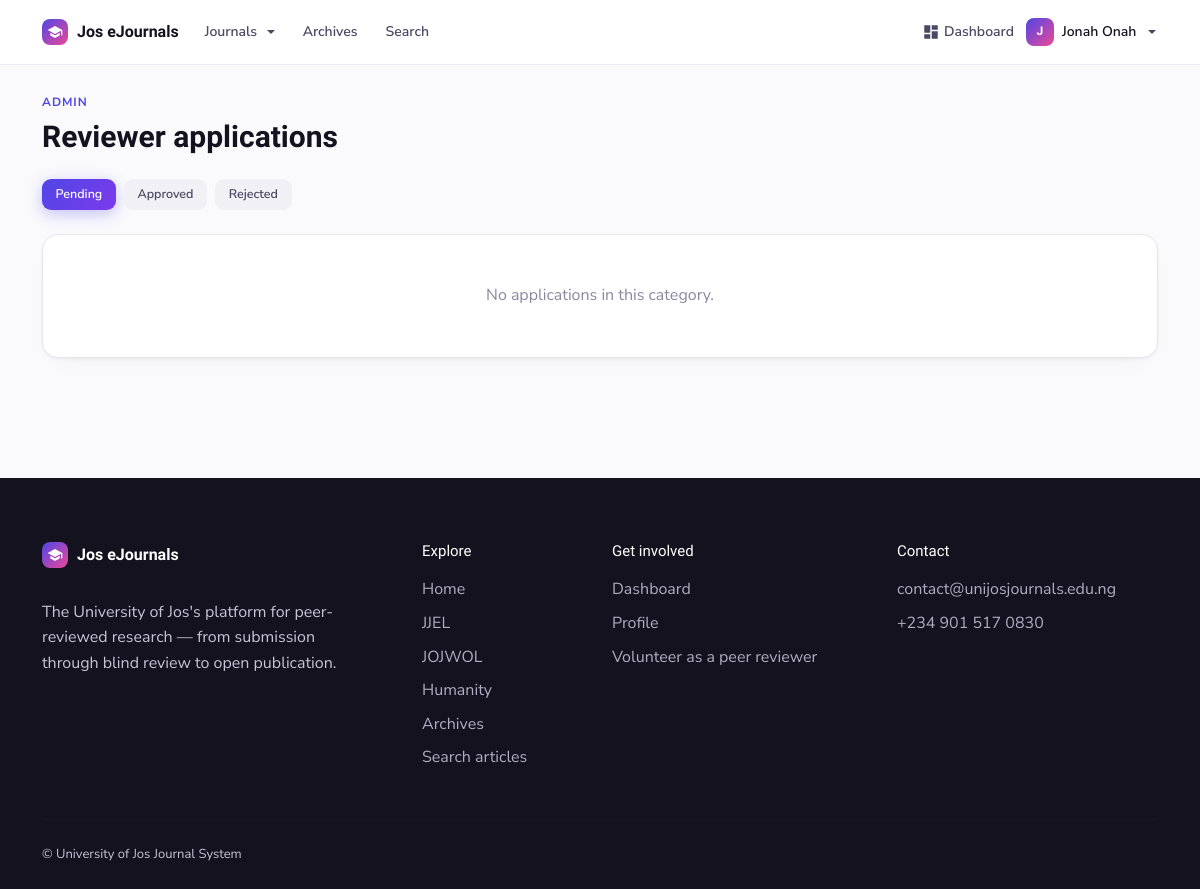
/manage/reviewer-applications/ (signed in), run on the app's committed database.
### journalapp/models.py (models this page shows, shortened)
class SiteSettings(models.Model):
    site_title = models.CharField(max_length=100, default="University of Jos Journal System")
    site_description = models.TextField(blank=True)
    logo = models.ImageField(upload_to='site_images', blank=True, null=True)
    favicon = models.ImageField(upload_to='site_images', blank=True, null=True)
    primary_color = models.CharField(max_length=20, default="#007bff")
    secondary_color = models.CharField(max_length=20, default="#6c757d")
    footer_text = models.TextField(default="© University of Jos Journal System")
    contact_email = models.EmailField(default="contact@unijosjournals.edu.ng")
    contact_phone = models.CharField(max_length=20, blank=True)
    facebook_url = models.URLField(blank=True)
    twitter_url = models.URLField(blank=True)
    instagram_url = models.URLField(blank=True)
    linkedin_url = models.URLField(blank=True)
    class Meta:
        verbose_name = "Site Settings"
        verbose_name_plural = "Site Settings"

class CustomUser(AbstractBaseUser, PermissionsMixin):
    email = models.EmailField(unique=True)
    first_name = models.CharField(max_length=30, blank=True)
    last_name = models.CharField(max_length=30, blank=True)
    is_active = models.BooleanField(default=True)
    is_staff = models.BooleanField(default=False)
    date_joined = models.DateTimeField(default=timezone.now)
    objects = CustomUserManager()
    USERNAME_FIELD = 'email'
    REQUIRED_FIELDS = []
    class Meta:
        verbose_name = 'User'
        verbose_name_plural = 'Users'
    def get_full_name(self):
        return f"{self.first_name} {self.last_name}".strip()

class Journal(models.Model):
    name = models.CharField(max_length=200)
    slug = models.SlugField(
        max_length=80, unique=True,
        help_text="Used in the journal's web address, e.g. 'jjel'."
    )
    abbreviation = models.CharField(
        max_length=20, blank=True,
        help_text="Short form, e.g. 'JJEL'. Shown on the journal card when no logo is set."
    )
    tagline = models.CharField(
        max_length=255, blank=True,
        help_text="One line shown under the journal name."
    )
    description = RichTextField(blank=True)
    about = RichTextField(
        blank=True,
        help_text="Aims and scope — the main text on the journal's home page."
    )
    logo = models.ImageField(
        upload_to='journal_logos', blank=True, null=True,
        help_text="Square-ish logo used on the journal cards."
    )
    cover_image = models.ImageField(upload_to='journal_covers', blank=True, null=True)
    issn_print = models.CharField(max_length=20, blank=True, verbose_name="ISSN (Print)")
    issn_online = models.CharField(max_length=20, blank=True, verbose_name="ISSN (Online)")
    published_by = models.CharField(
        max_length=255, blank=True,
        help_text="e.g. 'Department of English, University of Jos'."
    )
    contact_email = models.EmailField(blank=True)
    department = models.ForeignKey(
        Department, on_delete=models.SET_NULL, null=True, blank=True,
        related_name='journals',
        help_text="Optional internal grouping. Not shown to visitors."
    )
    order = models.PositiveIntegerField(
        default=0, help_text="Controls the order journals appear in on the home page."
    )
    is_active = models.BooleanField(
        default=True, help_text="Untick to hide this journal from the public site."
    )
    class Meta:
        ordering = ['order', 'name']

### journalapp/reviewer_views.py (the view)
# urls.py: path('manage/reviewer-applications/', reviewer_views.reviewer_applications_list, name='reviewer_applications_list'),
@journal_staff_required(roles=WORKFLOW_ROLES, lookup='none')
def reviewer_applications_list(request):
    applications = ReviewerApplication.objects.all().prefetch_related('journals_of_interest')
    status_filter = request.GET.get('status', 'pending')
    if status_filter in dict(ReviewerApplication.STATUS_CHOICES):
        applications = applications.filter(status=status_filter)
    return render(request, 'reviewers/applications_list.html', {
        'applications': applications,
        'status_filter': status_filter,
        'status_choices': ReviewerApplication.STATUS_CHOICES,
        'pending_count': ReviewerApplication.objects.filter(status='pending').count(),
    })

### journalapp/context_processors.py (called while the page is built)
def site_settings(request):
    try:
        settings = SiteSettings.objects.first()
        if not settings:
            settings = SiteSettings.objects.create()
    except:
        settings = None
    return {'site_settings': settings}

def journal_roles(request):
    user = getattr(request, 'user', None)
    if not (user and user.is_authenticated):
        return {'can_manage_journals': False, 'can_manage_journal_content': False}
    return {
        'can_manage_journals': can_manage_any_journal(user, roles=WORKFLOW_ROLES),
        'can_manage_journal_content': can_manage_any_journal(user, roles=CONTENT_ROLES),
    }

def nav_journals(request):
    return {
        'nav_journals': Journal.objects.filter(is_active=True).only(
            'name', 'slug', 'abbreviation'
        )
    }

### journalapp/permissions.py (called while the page is built, shortened)
def is_site_admin(user):
    return bool(
        user
        and user.is_authenticated
        and (user.is_superuser or user.is_staff)
    )

def can_manage_any_journal(user, roles=None):
    if is_site_admin(user):
        return True
    return journals_for(user, roles=roles).exists()

def journal_staff_required(roles=None, lookup='submission'):
    def decorator(view_func):
        @wraps(view_func)
        def _wrapped(request, *args, **kwargs):
            user = request.user
            if not (user and user.is_authenticated):
                return redirect(f'/login/?next={request.path}')
            if is_site_admin(user):
                return view_func(request, *args, **kwargs)
        return _wrapped
    return decorator

### journalapp/templates/reviewers/applications_list.html (shortened to what this page needs)
{% extends 'journalapp/base.html' %}
{% block content %}
<div class="container py-4">
    <div class="d-flex flex-wrap justify-content-between align-items-center gap-3 mb-4">
        <div>
            <span class="uj-kicker">Admin</span>
            <h1 class="mt-1 mb-0" style="font-size:30px;">Reviewer applications</h1>
        </div>
    </div>
    <div class="d-flex gap-2 mb-4">
        {% for value, label in status_choices %}
        <a href="?status={{ value }}" class="btn btn-sm {% if status_filter == value %}btn-primary{% else %}btn-light{% endif %}">{{ label }}</a>
        {% endfor %}
    </div>
    <div class="card">
        <div class="card-body p-0">
            {% if applications %}
            <div class="table-responsive">
                <table class="table table-hover align-middle mb-0">
                    <thead><tr><th class="ps-4">Applicant</th><th>Affiliation</th><th>Expertise</th><th>Applied</th><th>Status</th><th class="text-end pe-4"></th></tr></thead>
                    <tbody>
                        {% for app in applications %}
                        <tr>
                            <td class="ps-4">
                                <div class="fw-semibold" style="color:var(--uj-ink);">{{ app.get_full_name }}</div>
                                <small class="text-muted">{{ app.email }}</small>
                            </td>
                            <td style="font-size:14px;">{{ app.affiliation|default:"—" }}</td>
                            <td><small class="text-muted">{{ app.expertise_areas|truncatewords:6|default:"—" }}</small></td>
                            <td style="font-size:13px; color:var(--uj-muted-2);">{{ app.created_at|date:"M d, Y" }}</td>
                            <td>
                                {% if app.status == 'pending' %}<span class="uj-pill uj-pill--warn">Pending</span>
                                {% elif app.status == 'approved' %}<span class="uj-pill uj-pill--success">Approved</span>
                                {% else %}<span class="uj-pill uj-pill--danger">Declined</span>{% endif %}
                            </td>
                            <td class="text-end pe-4"><a href="{% url 'reviewer_application_detail' app.pk %}" class="btn btn-outline-primary btn-sm"><i class="material-icons" style="font-size:15px;">visibility</i> Review</a></td>
                        </tr>
                        {% endfor %}
                    </tbody>
                </table>
            </div>
            {% else %}
            <div class="text-center py-5"><p class="text-muted mb-0">No applications in this category.</p></div>
            {% endif %}
        </div>
    </div>
</div>
{% endblock %}

### journalapp/templates/journalapp/base.html (shortened to what this page needs)
{% load static %}
<!DOCTYPE html>
<html lang="en">
<head>
    <link href="https://cdn.jsdelivr.net/npm/bootstrap@5.3.0-alpha1/dist/css/bootstrap.min.css" rel="stylesheet">
    <link rel="stylesheet" href="https://cdnjs.cloudflare.com/ajax/libs/font-awesome/6.0.0-beta3/css/all.min.css">
    <link href="{% static 'css/theme.css' %}" rel="stylesheet">
</head>
<body class="d-flex flex-column min-vh-100">
    <header>
        <nav class="navbar navbar-expand-lg uj-navbar">
            <div class="container">
                <a class="uj-brand me-lg-4" href="{% url 'home' %}">
                    <span class="uj-brand-mark">
                        {% if site_settings.logo %}
                        <img src="{{ site_settings.logo.url }}" alt="{{ site_settings.site_title }}">
                        {% else %}
                        <i class="material-icons" style="font-size:16px;">school</i>
                        {% endif %}
                    </span>
                    <span>{{ site_settings.site_title|default:"UniJos Journals" }}</span>
                </a>
                <div class="collapse navbar-collapse" id="navbarNav">
                    <ul class="navbar-nav align-items-lg-center gap-lg-4 me-auto mt-3 mt-lg-0">
                        <li class="nav-item dropdown">
                            <a class="uj-nav-link dropdown-toggle" href="{% url 'journal_list' %}" id="journalsDropdown" role="button" data-bs-toggle="dropdown" aria-expanded="false">Journals</a>
                        </li>
                        <li class="nav-item">
                            <a class="uj-nav-link" href="{% url 'all_issues' %}">Archives</a>
                        </li>
                        <li class="nav-item">
                            <a class="uj-nav-link" href="{% url 'article_search' %}">Search</a>
                        </li>
                    </ul>
                    <ul class="navbar-nav align-items-lg-center gap-2">
                        {% if user.is_authenticated %}
                            <li class="nav-item">
                                <a class="uj-nav-link d-inline-flex align-items-center gap-1" href="{% url 'dashboard' %}">
                                    <i class="material-icons">dashboard</i> Dashboard
                                </a>
                            </li>
                            <li class="nav-item dropdown">
                                <a class="uj-nav-link dropdown-toggle d-inline-flex align-items-center gap-2" href="#" id="userDropdown" role="button" data-bs-toggle="dropdown" aria-expanded="false">
                                    <span class="uj-brand-mark" style="width:28px;height:28px;font-size:12px;font-family:var(--uj-font-heading);font-weight:700;">
                                        {{ user.get_full_name|default:user.email|first|upper }}
                                    </span>
                                    <span class="fw-semibold d-none d-lg-inline" style="color:var(--uj-ink);">{{ user.get_full_name|default:user.email }}</span>
                                </a>
                            </li>
                        {% endif %}
                    </ul>
                </div>
            </div>
        </nav>
    </header>
    <div class="toast-container position-fixed top-0 end-0 p-3" style="z-index: 9999;">
    </div>
    <main class="flex-grow-1 mb-3">
        {% block content %}{% endblock %}
    </main>
    <footer class="uj-footer">
        <div class="container">
            <div class="row g-4">
                <div class="col-lg-4 mb-2">
                    <a class="uj-brand mb-3" href="{% url 'home' %}">
                        <span class="uj-brand-mark">
                            {% if site_settings.logo %}
                            <img src="{{ site_settings.logo.url }}" alt="{{ site_settings.site_title }}">
                            {% else %}
                            <i class="material-icons" style="font-size:16px;">school</i>
                            {% endif %}
                        </span>
                        <span>{{ site_settings.site_title|default:"UniJos Journals" }}</span>
                    </a>
                    <p class="mt-3" style="max-width:320px;">{{ site_settings.site_description|default:"The University of Jos's platform for peer-reviewed research — from submission through blind review to open publication." }}</p>
                </div>
                <div class="col-6 col-lg-2 mb-2">
                    <h5>Explore</h5>
                    <ul class="list-unstyled d-grid gap-2">
                        <li><a href="{% url 'home' %}">Home</a></li>
                        {% for j in nav_journals %}
                        <li><a href="{% url 'journal_home' j.slug %}">{{ j.abbreviation|default:j.name }}</a></li>
                        {% endfor %}
                        <li><a href="{% url 'all_issues' %}">Archives</a></li>
                        <li><a href="{% url 'article_search' %}">Search articles</a></li>
                    </ul>
                </div>
                <div class="col-6 col-lg-3 mb-2">
                    <h5>Get involved</h5>
                    <ul class="list-unstyled d-grid gap-2">
                        {% if user.is_authenticated %}
                        <li><a href="{% url 'dashboard' %}">Dashboard</a></li>
                        <li><a href="{% url 'profile' %}">Profile</a></li>
                        {% else %}
                        <li><a href="{% url 'register' %}">Submit a manuscript</a></li>
                        <li><a href="{% url 'register' %}">Create an account</a></li>
                        <li><a href="{% url 'login' %}">Log in</a></li>
                        {% endif %}
                        <li><a href="{% url 'reviewer_apply' %}">Volunteer as a peer reviewer</a></li>
                    </ul>
                </div>
                <div class="col-lg-3 mb-2">
                    <h5>Contact</h5>
                    <ul class="list-unstyled d-grid gap-2">
                        {% if site_settings.contact_email %}
                        <li><a href="mailto:{{ site_settings.contact_email }}">{{ site_settings.contact_email }}</a></li>
                        {% endif %}
                        {% if site_settings.contact_phone %}
                        <li><a href="tel:{{ site_settings.contact_phone }}">{{ site_settings.contact_phone }}</a></li>
                        {% endif %}
                    </ul>
                </div>
            </div>
            <hr class="my-4">
            <div class="d-flex flex-column flex-md-row justify-content-between align-items-center gap-2" style="font-size:13px;">
                <p class="mb-0">{{ site_settings.footer_text|default:"© University of Jos Journal System. All rights reserved." }}</p>
            </div>
        </div>
    </footer>
</body>
</html>

### data on the page
SiteSettings: site_title "Jos eJournals", site_description "The University of Jos's platform for peer-reviewed research — from submission through blind review to open publication.", contact_email "contact@unijosjournals.edu.ng", contact_phone "+234 901 517 0830", footer_text "© University of Jos Journal System"
CustomUser: get_full_name|first "J", get_full_name "Jonah Onah"
Journal: abbreviation "JJEL"
Journal: abbreviation "JOJWOL"
Journal: abbreviation "Humanity"

### other printed values
{{ label }} "Pending" "Approved" "Rejected"
